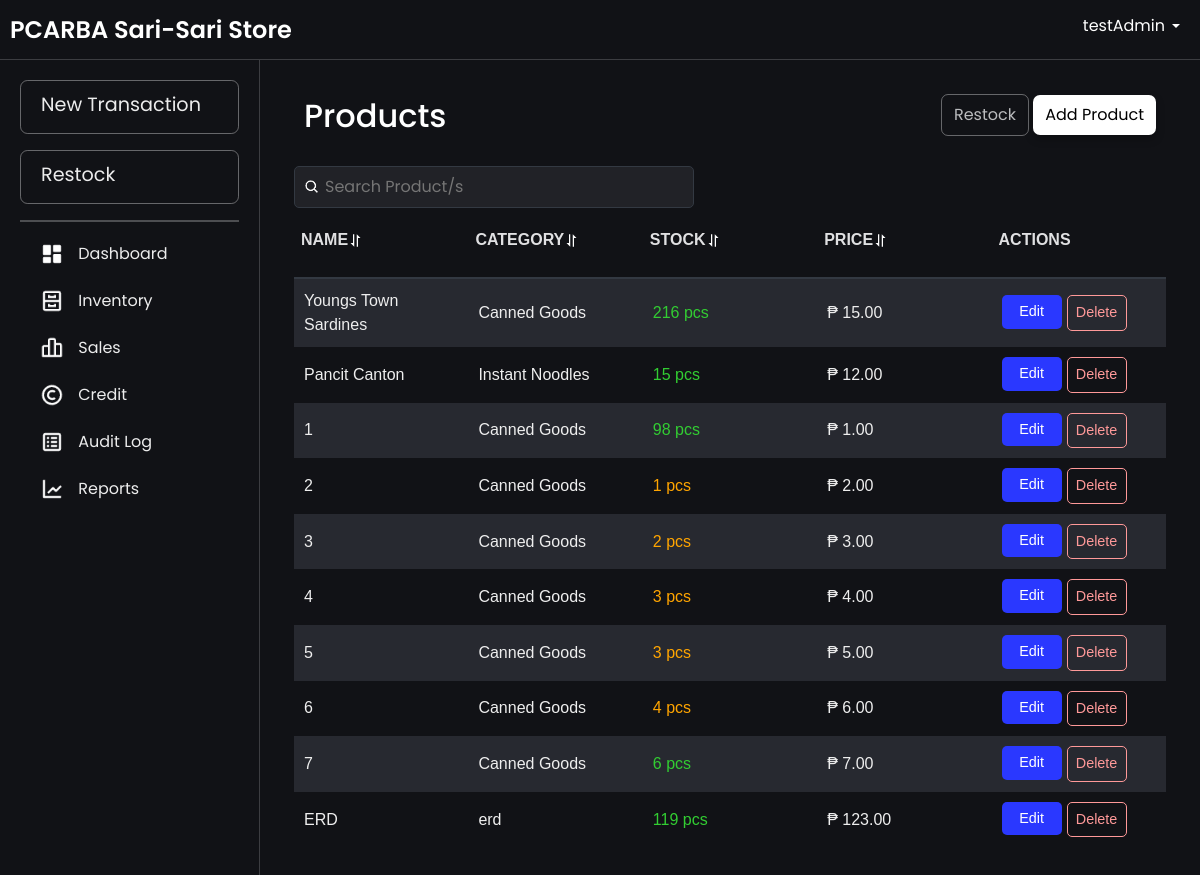
Screenshot of /images/inventory-testing.php (signed in) with the database file from the repository.
### tables this page shows
CREATE TABLE `products` (
  `productId` int(11) NOT NULL AUTO_INCREMENT,
  `productName` varchar(100) NOT NULL,
  `productCategory` varchar(100) NOT NULL,
  `unitPrice` decimal(10,2) NOT NULL,
  `categoryId` int(11) NOT NULL,
  `unit` enum('pcs','kg','L','pack','mL','doz','m') NOT NULL DEFAULT 'pcs',
  `imagePath` varchar(255) DEFAULT NULL,
  PRIMARY KEY (`productId`),
  KEY `categories_products` (`categoryId`),
  CONSTRAINT `categories_products` FOREIGN KEY (`categoryId`) REFERENCES `categories` (`categoryId`)
);

CREATE TABLE `categories` (
  `categoryId` int(11) NOT NULL AUTO_INCREMENT,
  `categoryName` varchar(40) DEFAULT NULL,
  PRIMARY KEY (`categoryId`)
);

### images/inventory-testing.php (the view, shortened to what this page needs)
<?php
include 'db.php';
function isProductReferencedInSaleItem($conn, $productId)
{
    $query = "SELECT COUNT(*) as count FROM sale_item WHERE productId = ?";
    $stmt = $conn->prepare($query);
    $stmt->bind_param("i", $productId);
    $stmt->execute();
    $result = $stmt->get_result();
    $row = $result->fetch_assoc();
    return $row['count'] > 0;
}
$query = "
    SELECT
        p.productId,
        p.productName,
        c.categoryName AS productCategory,
        p.unitPrice,
        COALESCE(SUM(b.quantity), 0) AS totalStock,
        p.unit
    FROM
        products p
    LEFT JOIN
        batchItem b ON p.productId = b.productId
    LEFT JOIN
        categories c ON p.categoryId = c.categoryId
    GROUP BY
        p.productId, p.productName, c.categoryName, p.unitPrice, p.unit
";
$result = $conn->query($query);
$products = $result->fetch_all(MYSQLI_ASSOC);
?>
<!DOCTYPE html>
<html lang="en">
<head>
    <link href="css/bootstrap.min.css" rel="stylesheet">
    <link rel="stylesheet" href="css/layer1.css">
</head>
<body>
    <?php include 'navbar.php'; ?>
    <div class="main-content fade-in">
        <div class="container">
            <div class="table-wrapper">
                <div class="header-container">
                    <h2>Products</h2>
                    <div class="button">
                        <a href="restock.php" class="restock-button">Restock</a>
                        <a href="insertProduct.php" class="button-product">Add Product</a>
                    </div>
                </div>
                <div class="search-container" style="position: sticky;">
                    <div class="search-wrapper">
                        <img src="images/search-icon.png" alt="Search" class="search-icon">
                        <input type="text" id="searchBar" placeholder="Search Product/s" onkeyup="filterProducts(); toggleClearIcon();">
                    </div>
                </div>
                <table id="productTable" data-sort-order="asc">
                    <thead>
                        <tr align="left">
                            <th onclick="sortTable(0)">Name<span class="sort-icon"><img src="images/sort.png" alt="sort"></span></th>
                            <th onclick="sortTable(1)">Category<span class="sort-icon"><img src="images/sort.png" alt="sort"></span></th>
                            <th onclick="sortTable(2)">Stock<span class="sort-icon"><img src="images/sort.png" alt="sort"></span></th>
                            <th onclick="sortTable(3)">Price<span class="sort-icon"><img src="images/sort.png" alt="sort"></span></th>
                            <th>Actions</th>
                        </tr>
                    </thead>
                    <tbody>
                        <?php if (empty($products)) { ?>
                            <tr>
                                <td colspan="5" style="text-align: center;">No products found. <a href="insertProduct.php">Stock a product</a>.</td>
                            </tr>
                        <?php } else { ?>
                            <?php foreach ($products as $product) {
                                $stockClass = '';
                                if ($product['totalStock'] == 0) {
                                    $stockClass = 'stock-out';
                                } elseif ($product['totalStock'] < 5) {
                                    $stockClass = 'stock-low';
                                } else {
                                    $stockClass = 'stock-good';
                                }
                                $isReferenced = isProductReferencedInSaleItem($conn, $product['productId']);
                            ?>
                                <tr>
                                    <td><?php echo htmlspecialchars($product['productName']); ?></td>
                                    <td><?php echo htmlspecialchars($product['productCategory']); ?></td>
                                    <td class="<?php echo $stockClass; ?>"><?php echo $product['totalStock'] == 0 ? 'Out of Stock' : htmlspecialchars($product['totalStock']) . (isset($product['unit']) ? ' ' . htmlspecialchars($product['unit']) : ''); ?></td>
                                    <td>₱ <?php echo number_format($product['unitPrice'], 2); ?></td>
                                    <td>
                                        <div class="action-buttons">
                                            <form method="post" style="display:inline;">
                                                <a href="editProduct.php?productName=<?php echo urlencode($product['productName']); ?>" class="btn-action btn-edit">
                                                    <span>Edit</span>
                                                </a>
                                            </form>
                                            <form method="post" style="display:inline;" onsubmit="return confirmDelete()">
                                                <button type="submit" name="delete_product" class="btn-action btn-delete" <?php echo $isReferenced ? 'disabled' : ''; ?>>
                                                    <span>Delete</span>
                                                </button>
                                            </form>
                                        </div>
                                    </td>
                                </tr>
                            <?php } ?>
                        <?php } ?>
                    </tbody>
                </table>
            </div>
        </div>
    </div>
</body>
</html>

### css/layer1.css (style rules this page uses)
.fade-in { animation: fadeInAnimation ease .1s; -webkit-animation: fadeInAnimation ease 1s; -moz-animation: fadeInAnimation ease 1s; -o-animation: fadeInAnimation ease 1s; -ms-animation: fadeInAnimation ease 1s; }
body { background-color: rgb(17, 18, 22); font-family: "Poppins", serif; color: white; }

### images/inventory-testing.php (style rules this page uses)
.search-container { margin-top: 10px; display: flex; justify-content: space-between; align-items: center; gap: 10px; position: relative; width: 100%; }
.header-container { display: flex; align-items: center; flex-wrap: wrap; flex-direction: row; justify-content: space-between; position: relative; padding: 10px; }
.search-wrapper { display: flex; align-items: center; position: relative; width: 100%; max-width: 400px; }
.search-wrapper .search-icon { position: absolute; left: 10px; width: 16px; height: 16px; }
.search-wrapper input { padding: 8px 8px 8px 30px; width: 100%; border-radius: 5px; border: 1px solid #333942; background-color: rgba(33, 34, 39, 255); color: #f7f7f8; }
.table-wrapper { overflow-x: hidden; }
table { font-family: Arial, Helvetica, sans-serif; width: 90%; border-collapse: separate; border-spacing: 0 10px; table-layout: fixed; }
table thead { position: sticky; top: 0; z-index: 10; background-color: #1f1f1f; }
table tbody tr:nth-child(odd) { background-color: #272930; }
table tbody tr:nth-child(even) { background-color: rgb(17, 18, 22); }
table th, table td { text-wrap: auto; }
table th { padding: 7px; background-color: rgb(17, 18, 22); color: rgba(247, 247, 248, 0.9); font-weight: bold; text-transform: uppercase; font-size: 1rem; padding-bottom: 25px; }
table td { padding: 5px 10px; font-size: 1rem; color: #eee; margin: 0 5px; white-space: wrap; overflow: hidden; text-overflow: ellipsis; word-wrap: break-word; }
table tr { background-color: transparent; }
.restock-button { display: inline-block; padding: 8px 12px; background: transparent; color: rgb(187, 188, 190); text-decoration: none; border-radius: 7px; border: 0.5px solid rgba(187, 188, 190, 0.5); transition: border-color 0.3s, color 0.3s; margin-bottom: 10px; }
.button-product { background: transparent; display: inline-block; padding: 8px 12px; background-color: rgb(255, 255, 255); color: #000; text-decoration: none; border-radius: 7px; box-shadow: 0 4px 8px rgba(0, 0, 0, 0.26); transition: all 0.3s ease; margin-bottom: 10px; }
.btn-action { text-decoration: none; padding: 6px 8px; font-size: 0.9rem; border-radius: 5px; transition: all 0.3s ease; display: inline-flex; align-items: center; justify-content: center; min-width: 60px; text-align: center; box-sizing: border-box; }
.btn-action span { display: inline; }
.btn-edit { background-color: rgb(42, 56, 255) !important; color: white !important; }
.btn-delete { border: 1px solid #ff3d3d !important; background-color: transparent !important; color: #ff3d3d !important; }
.btn-delete:disabled { border: 1px solid #ff9999 !important; color: #ff9999 !important; cursor: not-allowed; }
.action-buttons { display: flex; gap: 5px; }
th { cursor: pointer; }
th img { width: 15px; height: 15px; margin-right: 10px; }
.table-wrapper { height: 85vh; overflow-y: auto; position: relative; padding: 10px; padding-top: 0; }
#productTable { width: 100%; border-collapse: collapse; }
#productTable thead { position: sticky; top: 0; background: rgb(17, 18, 22); z-index: 10; }
#productTable th { background: rgb(17, 18, 22); border-bottom: 2px solid #333942; text-align: left; padding-top: 20px; }
#productTable tbody { display: block; max-height: 65vh; }
#productTable tr { display: table; width: 100%; table-layout: fixed; }
#productTable td { padding: 10px 10px; font-size: 1rem; margin: 0 5px; width: 20%; }
.main-content { padding: 10px; height: 100vh; }
.stock-low { color: orange; }
.stock-good { color: limegreen; }

### navbar.php (style rules this page uses)
html, body { margin: 0; padding: 0; width: 100%; height: 100%; overflow-x: hidden; }
body { display: grid; grid-template-rows: 60px 1fr; grid-template-columns: 260px 1fr; height: 100vh; overflow: hidden; margin: 0; }
.main-content { grid-row: 2 / -1; grid-column: 2 / -1; padding: 24px 24px; overflow-y: auto; transition: margin-left 0.3s; margin: 0; }
.container { width: 100%; padding: 0; margin: 0 auto; }

### rows the page displays
products: productName "Youngs Town Sardines", categoryId.categoryName "Canned Goods", totalStock "216", unit "pcs", unitPrice "15.00"
products: productName "Pancit Canton", categoryId.categoryName "Instant Noodles", totalStock "15", unit "pcs", unitPrice "12.00"
products: productName "1", categoryId.categoryName "Canned Goods", totalStock "98", unit "pcs", unitPrice "1.00"
products: productName "2", categoryId.categoryName "Canned Goods", totalStock "1", unit "pcs", unitPrice "2.00"
products: productName "3", categoryId.categoryName "Canned Goods", totalStock "2", unit "pcs", unitPrice "3.00"
products: productName "4", categoryId.categoryName "Canned Goods", totalStock "3", unit "pcs", unitPrice "4.00"
products: productName "5", categoryId.categoryName "Canned Goods", totalStock "3", unit "pcs", unitPrice "5.00"
products: productName "6", categoryId.categoryName "Canned Goods", totalStock "4", unit "pcs", unitPrice "6.00"
products: productName "7", categoryId.categoryName "Canned Goods", totalStock "6", unit "pcs", unitPrice "7.00"
products: productName "ERD", categoryId.categoryName "erd", totalStock "119", unit "pcs", unitPrice "123.00"

### other values shown
$_SESSION['username'] "testAdmin"
